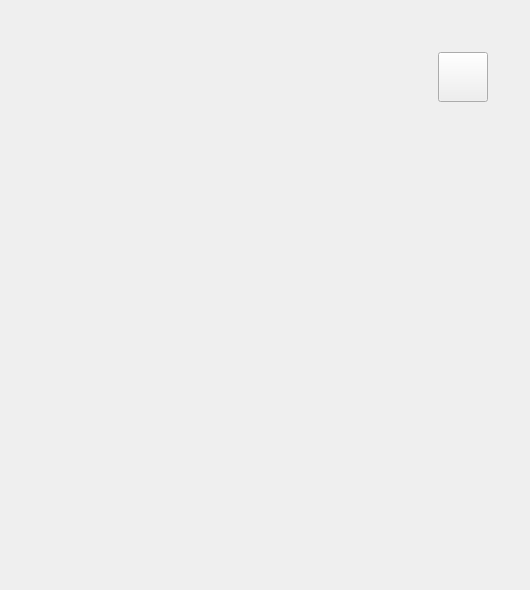
<?xml version="1.0" encoding="UTF-8"?>
<ui version="4.0">
 <class>MainWidget</class>
 <widget class="QWidget" name="MainWidget">
  <property name="geometry">
   <rect>
    <x>0</x>
    <y>0</y>
    <width>530</width>
    <height>590</height>
   </rect>
  </property>
  <property name="sizePolicy">
   <sizepolicy hsizetype="Fixed" vsizetype="Fixed">
    <horstretch>0</horstretch>
    <verstretch>0</verstretch>
   </sizepolicy>
  </property>
  <property name="minimumSize">
   <size>
    <width>530</width>
    <height>590</height>
   </size>
  </property>
  <property name="maximumSize">
   <size>
    <width>530</width>
    <height>590</height>
   </size>
  </property>
  <property name="windowTitle">
   <string>BiliBili User Statisics</string>
  </property>
  <widget class="QWidget" name="">
   <property name="geometry">
    <rect>
     <x>0</x>
     <y>0</y>
     <width>544</width>
     <height>568</height>
    </rect>
   </property>
   <layout class="QVBoxLayout" name="verticalLayout_2">
    <item>
     <spacer name="verticalSpacer">
      <property name="orientation">
       <enum>Qt::Vertical</enum>
      </property>
      <property name="sizeHint" stdset="0">
       <size>
        <width>20</width>
        <height>38</height>
       </size>
      </property>
     </spacer>
    </item>
    <item>
     <layout class="QHBoxLayout" name="horizontalLayout">
      <item>
       <spacer name="horizontalSpacer_2">
        <property name="orientation">
         <enum>Qt::Horizontal</enum>
        </property>
        <property name="sizeHint" stdset="0">
         <size>
          <width>438</width>
          <height>48</height>
         </size>
        </property>
       </spacer>
      </item>
      <item>
       <widget class="QToolButton" name="addButton">
        <property name="sizePolicy">
         <sizepolicy hsizetype="Fixed" vsizetype="Fixed">
          <horstretch>0</horstretch>
          <verstretch>0</verstretch>
         </sizepolicy>
        </property>
        <property name="minimumSize">
         <size>
          <width>50</width>
          <height>50</height>
         </size>
        </property>
        <property name="maximumSize">
         <size>
          <width>50</width>
          <height>50</height>
         </size>
        </property>
        <property name="text">
         <string/>
        </property>
       </widget>
      </item>
      <item>
       <spacer name="horizontalSpacer">
        <property name="orientation">
         <enum>Qt::Horizontal</enum>
        </property>
        <property name="sizeType">
         <enum>QSizePolicy::Expanding</enum>
        </property>
        <property name="sizeHint" stdset="0">
         <size>
          <width>38</width>
          <height>48</height>
         </size>
        </property>
       </spacer>
      </item>
     </layout>
    </item>
    <item>
     <layout class="QVBoxLayout" name="verticalLayout">
      <item>
       <widget class="QLabel" name="pixLabel">
        <property name="sizePolicy">
         <sizepolicy hsizetype="Preferred" vsizetype="Preferred">
          <horstretch>0</horstretch>
          <verstretch>0</verstretch>
         </sizepolicy>
        </property>
        <property name="minimumSize">
         <size>
          <width>540</width>
          <height>460</height>
         </size>
        </property>
        <property name="text">
         <string/>
        </property>
       </widget>
      </item>
     </layout>
    </item>
   </layout>
  </widget>
 </widget>
 <resources/>
 <connections/>
</ui>
